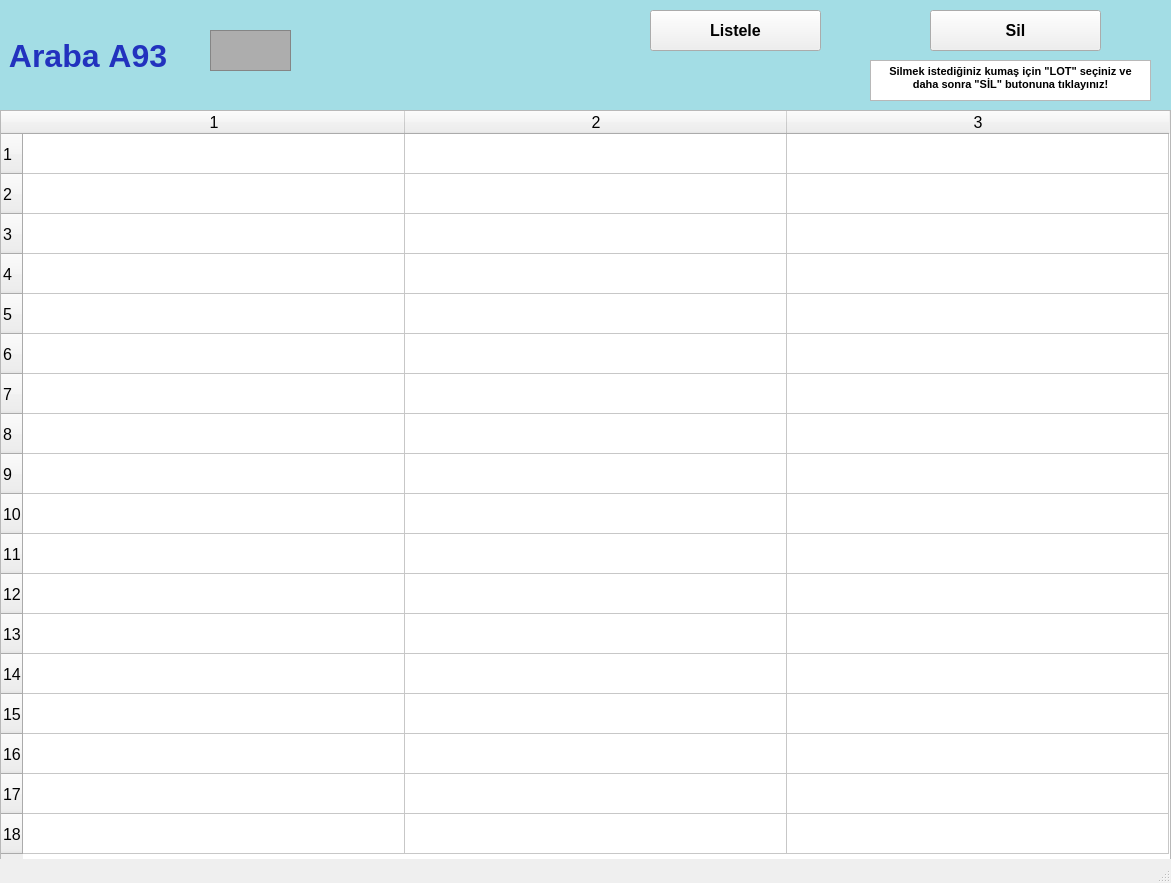
<?xml version="1.0" encoding="UTF-8"?>
<ui version="4.0">
 <class>arabalarA93_ekran</class>
 <widget class="QMainWindow" name="arabalarA93_ekran">
  <property name="geometry">
   <rect>
    <x>0</x>
    <y>0</y>
    <width>1171</width>
    <height>883</height>
   </rect>
  </property>
  <property name="font">
   <font>
    <pointsize>12</pointsize>
    <weight>50</weight>
    <bold>false</bold>
    <kerning>false</kerning>
   </font>
  </property>
  <property name="windowTitle">
   <string/>
  </property>
  <widget class="QWidget" name="centralwidget">
   <widget class="QLabel" name="arabaA1yazi_lbl">
    <property name="geometry">
     <rect>
      <x>0</x>
      <y>0</y>
      <width>1171</width>
      <height>111</height>
     </rect>
    </property>
    <property name="font">
     <font>
      <pointsize>24</pointsize>
      <weight>75</weight>
      <bold>true</bold>
     </font>
    </property>
    <property name="styleSheet">
     <string notr="true">background-color: rgb(163, 221, 229);
color: rgb(34, 50, 190);</string>
    </property>
    <property name="text">
     <string> Araba A93</string>
    </property>
   </widget>
   <widget class="QFrame" name="arabaA1_img">
    <property name="geometry">
     <rect>
      <x>210</x>
      <y>30</y>
      <width>81</width>
      <height>41</height>
     </rect>
    </property>
    <property name="styleSheet">
     <string notr="true">background-color: rgb(173, 173, 173);</string>
    </property>
    <property name="frameShape">
     <enum>QFrame::StyledPanel</enum>
    </property>
    <property name="frameShadow">
     <enum>QFrame::Raised</enum>
    </property>
   </widget>
   <widget class="QPushButton" name="listele93_btn">
    <property name="geometry">
     <rect>
      <x>650</x>
      <y>10</y>
      <width>171</width>
      <height>41</height>
     </rect>
    </property>
    <property name="font">
     <font>
      <pointsize>12</pointsize>
      <weight>75</weight>
      <bold>true</bold>
     </font>
    </property>
    <property name="text">
     <string>Listele</string>
    </property>
   </widget>
   <widget class="QTableWidget" name="A93_tw">
    <property name="geometry">
     <rect>
      <x>0</x>
      <y>110</y>
      <width>1171</width>
      <height>751</height>
     </rect>
    </property>
    <property name="baseSize">
     <size>
      <width>0</width>
      <height>0</height>
     </size>
    </property>
    <property name="rowCount">
     <number>18</number>
    </property>
    <property name="columnCount">
     <number>3</number>
    </property>
    <attribute name="horizontalHeaderVisible">
     <bool>true</bool>
    </attribute>
    <attribute name="horizontalHeaderCascadingSectionResizes">
     <bool>false</bool>
    </attribute>
    <attribute name="horizontalHeaderDefaultSectionSize">
     <number>382</number>
    </attribute>
    <attribute name="horizontalHeaderMinimumSectionSize">
     <number>38</number>
    </attribute>
    <attribute name="verticalHeaderDefaultSectionSize">
     <number>40</number>
    </attribute>
    <attribute name="verticalHeaderMinimumSectionSize">
     <number>23</number>
    </attribute>
    <row/>
    <row/>
    <row/>
    <row/>
    <row/>
    <row/>
    <row/>
    <row/>
    <row/>
    <row/>
    <row/>
    <row/>
    <row/>
    <row/>
    <row/>
    <row/>
    <row/>
    <row/>
    <column/>
    <column/>
    <column/>
   </widget>
   <widget class="QPushButton" name="sil93_btn">
    <property name="geometry">
     <rect>
      <x>930</x>
      <y>10</y>
      <width>171</width>
      <height>41</height>
     </rect>
    </property>
    <property name="font">
     <font>
      <pointsize>12</pointsize>
      <weight>75</weight>
      <bold>true</bold>
     </font>
    </property>
    <property name="text">
     <string>Sil</string>
    </property>
   </widget>
   <widget class="QTextBrowser" name="textBrowser">
    <property name="geometry">
     <rect>
      <x>870</x>
      <y>60</y>
      <width>281</width>
      <height>41</height>
     </rect>
    </property>
    <property name="html">
     <string>&lt;!DOCTYPE HTML PUBLIC &quot;-//W3C//DTD HTML 4.0//EN&quot; &quot;http://www.w3.org/TR/REC-html40/strict.dtd&quot;&gt;
&lt;html&gt;&lt;head&gt;&lt;meta name=&quot;qrichtext&quot; content=&quot;1&quot; /&gt;&lt;style type=&quot;text/css&quot;&gt;
p, li { white-space: pre-wrap; }
&lt;/style&gt;&lt;/head&gt;&lt;body style=&quot; font-family:'MS Shell Dlg 2'; font-size:12pt; font-weight:400; font-style:normal;&quot;&gt;
&lt;p align=&quot;center&quot; style=&quot; margin-top:0px; margin-bottom:0px; margin-left:0px; margin-right:0px; -qt-block-indent:0; text-indent:0px;&quot;&gt;&lt;span style=&quot; font-size:8pt; font-weight:600;&quot;&gt;Silmek istediğiniz kumaş için &amp;quot;LOT&amp;quot; seçiniz ve daha sonra &amp;quot;SİL&amp;quot; butonuna tıklayınız!&lt;/span&gt;&lt;/p&gt;&lt;/body&gt;&lt;/html&gt;</string>
    </property>
   </widget>
  </widget>
  <widget class="QStatusBar" name="statusbar"/>
 </widget>
 <resources/>
 <connections/>
</ui>
